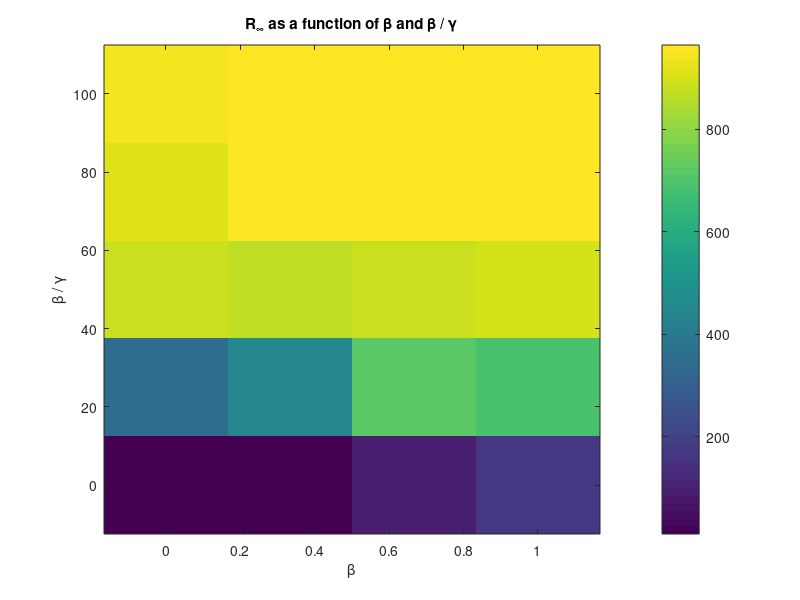

Write the MATLAB code that produced this figure.
clear all
close all
clc

% average_1 = [54.2 278.2 661.2 769.2 869.4 894 918.8 957.6 960.8];
% Gamma = [0.01, 0.02];
% Beta = linspace(0.1, 0.9, 9);
% 
% beta_gamma_1 = Beta/Gamma(1);
% beta_gamma_2 = Beta/Gamma(2);
% average_1 = reshape(average_1, [3, 3]);
% average_2 = reshape(average_2, [3 3]);
% 
% imagesc([Beta(1), Beta(end)], [beta_gamma_1(1), beta_gamma_1(end)], average_1')
% colorbar
% xlabel('\beta')
% ylabel('\beta / \gamma')
% title('R_\infty as a function of \beta and \beta / \gamma')
% set(gca,'YDir','normal')


average_1 = [10  16  91 169 339 447 712 691 877 872 878 899 911 965 962 963 949 961 955 960];
Gamma = [0.01, 0.02];
Beta = linspace(0, 1, 20);

beta_gamma_1 = Beta/Gamma(1);
beta_gamma_2 = Beta/Gamma(2);
average_1 = reshape(average_1, [4, 5]);

imagesc([Beta(1), Beta(end)], [beta_gamma_1(1), beta_gamma_1(end)], average_1')
colorbar
xlabel('\beta')
ylabel('\beta / \gamma')
title('R_\infty as a function of \beta and \beta / \gamma')
set(gca,'YDir','normal')